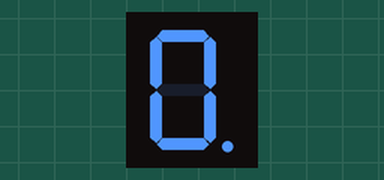
Bench run of a sketch on a simulated Arduino Uno, built with avr-gcc and run on an emulated ATmega328P. On the bench: 1-digit seven-segment display. Wiring (inferred from the names in the program): 1-digit 7-segment display, segments lit when LOW: segments pin 3, pin 4, pin 8, pin 9, pin 10, pin 5, pin 6, pin 7. The segment pins are drawn as the display they are named for.

Above: at 0.1 s.
At 1.1 s:
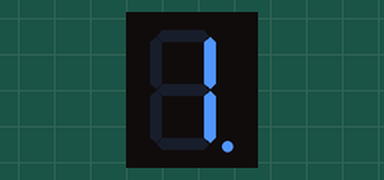
At 2.1 s:
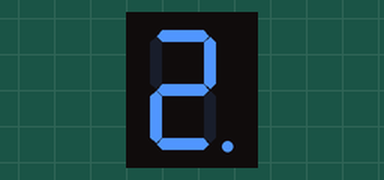
At 4.1 s:
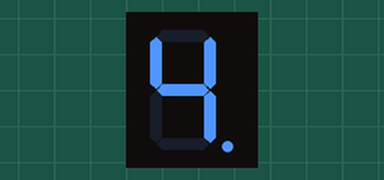
At 6.1 s:
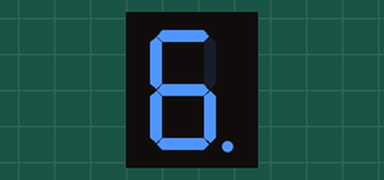
At 9.1 s:
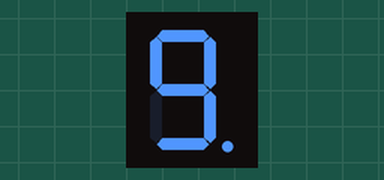

Measured:
- by itself, everything shown: repeats every 11.0 s, in 10 steps
- what the display in image 1 shows lasts 1.0 s, from 1.0 s to 2.0 s
- what the display in image 5 shows lasts 2.0 s, from 9.0 s to 11.0 s

The sketch:

7_segment.ino
```cpp
#define segA 3
#define segB 4
#define segC 8
#define segD 9
#define segE 10
#define segF 5
#define segG 6
#define Dot 7

int count=0;//count integer for 0-9 increment

void setup()
{
    for (int i=3;i<=10;i++) pinMode(i, OUTPUT);
}

void loop()
{
switch (count)
    {
      case 0://when count value is zero show”0” on disp
      digitalWrite(segA, LOW);
      digitalWrite(segB, LOW);
      digitalWrite(segC, LOW);
      digitalWrite(segD, LOW);
      digitalWrite(segE, LOW);
      digitalWrite(segF, LOW);
      digitalWrite(segG, HIGH);
      digitalWrite(Dot, LOW);
      break;

      case 1:// when count value is 1 show”1” on disp
      digitalWrite(segA, HIGH);
      digitalWrite(segB, LOW);
      digitalWrite(segC, LOW);
      digitalWrite(segD, HIGH);
      digitalWrite(segE, HIGH);
      digitalWrite(segF, HIGH);
      digitalWrite(segG, HIGH);
      digitalWrite(Dot, LOW);
      break;

      case 2:// when count value is 2 show”2” on disp
      digitalWrite(segA, LOW);
      digitalWrite(segB, LOW);
      digitalWrite(segC, HIGH);
      digitalWrite(segD, LOW);
      digitalWrite(segE, LOW);
      digitalWrite(segF, HIGH);
      digitalWrite(segG, LOW);
      digitalWrite(Dot, LOW);
      break;

      case 3:// when count value is 3 show”3” on disp
      digitalWrite(segA, LOW);
      digitalWrite(segB, LOW);
      digitalWrite(segC, LOW);
      digitalWrite(segD, LOW);
      digitalWrite(segE, HIGH);
      digitalWrite(segF, HIGH);
      digitalWrite(segG, LOW);
      digitalWrite(Dot, LOW);
      break;

      case 4:// when count value is 4 show”4” on disp
      digitalWrite(segA, HIGH);
      digitalWrite(segB, LOW);
      digitalWrite(segC, LOW);
      digitalWrite(segD, HIGH);
      digitalWrite(segE, HIGH);
      digitalWrite(segF, LOW);
      digitalWrite(segG, LOW);
      digitalWrite(Dot, LOW);
      break;

      case 5:// when count value is 5 show”5” on disp
      digitalWrite(segA, LOW);
      digitalWrite(segB, HIGH);
      digitalWrite(segC, LOW);
      digitalWrite(segD, LOW);
      digitalWrite(segE, HIGH);
      digitalWrite(segF, LOW);
      digitalWrite(segG, LOW);
      digitalWrite(Dot, LOW);
      break;

      case 6:// when count value is 6 show”6” on disp
      digitalWrite(segA, LOW);
      digitalWrite(segB, HIGH);
      digitalWrite(segC, LOW);
      digitalWrite(segD, LOW);
      digitalWrite(segE, LOW);
      digitalWrite(segF, LOW);
      digitalWrite(segG, LOW);
      digitalWrite(Dot, LOW);
      break;

      case 7:// when count value is 7 show”7” on disp
      digitalWrite(segA, LOW);
      digitalWrite(segB, LOW);
      digitalWrite(segC, LOW);
      digitalWrite(segD, HIGH);
      digitalWrite(segE, HIGH);
      digitalWrite(segF, HIGH);
      digitalWrite(segG, HIGH);
      digitalWrite(Dot, LOW);
      break;

      case 8:// when count value is 8 show”8” on disp
      digitalWrite(segA, LOW);
      digitalWrite(segB, LOW);
      digitalWrite(segC, LOW);
      digitalWrite(segD, LOW);
      digitalWrite(segE, LOW);
      digitalWrite(segF, LOW);
      digitalWrite(segG, LOW);
      digitalWrite(Dot, LOW);
      break;

      case 9:// when count value is 9 show”9” on disp
      digitalWrite(segA, LOW);
      digitalWrite(segB, LOW);
      digitalWrite(segC, LOW);
      digitalWrite(segD, LOW);
      digitalWrite(segE, HIGH);
      digitalWrite(segF, LOW);
      digitalWrite(segG, LOW);
      digitalWrite(Dot, LOW);
      break;

      break;
    }

    if (count<10)
      {
        count++;
        delay(1000);
      }

      if (count==10)
      {
        count=0;
        delay(1000);
      }
    }
```
